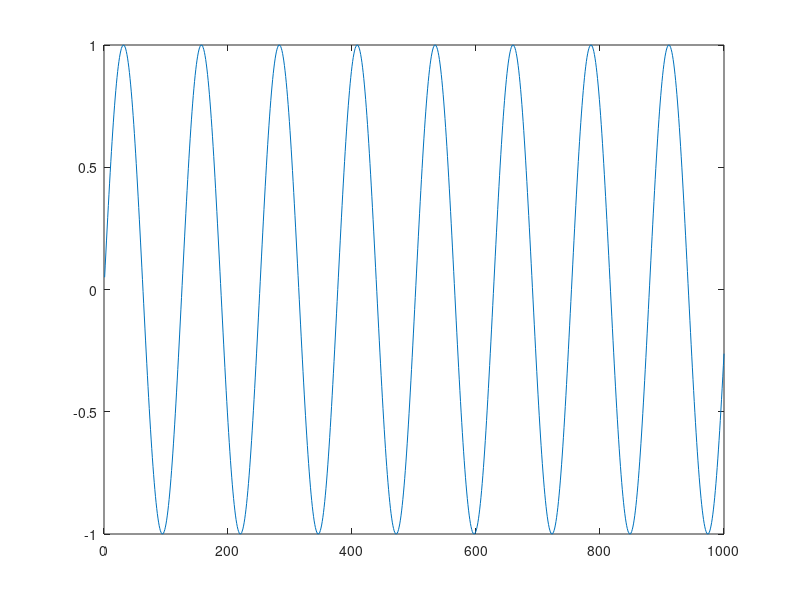
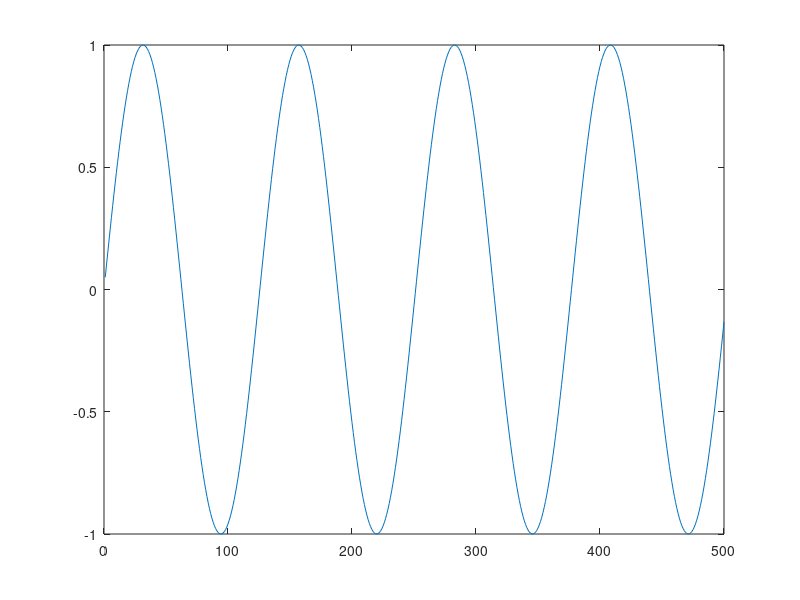
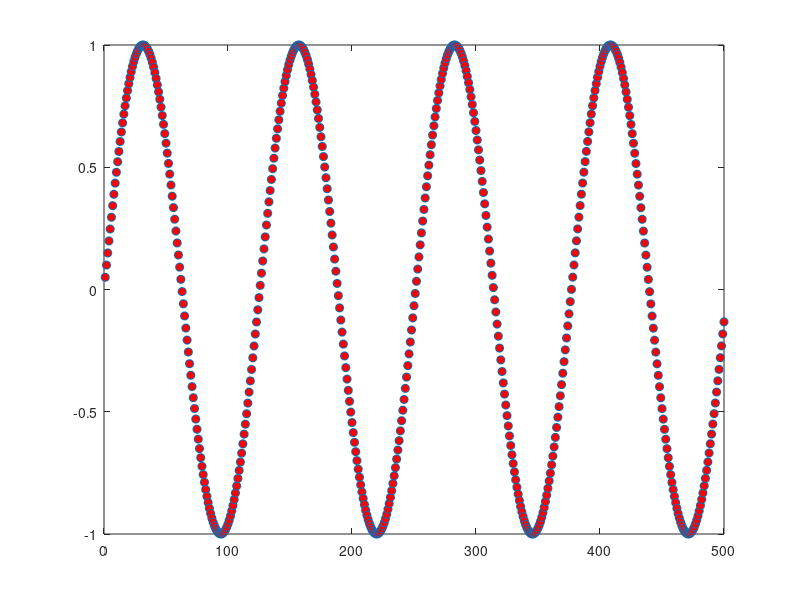
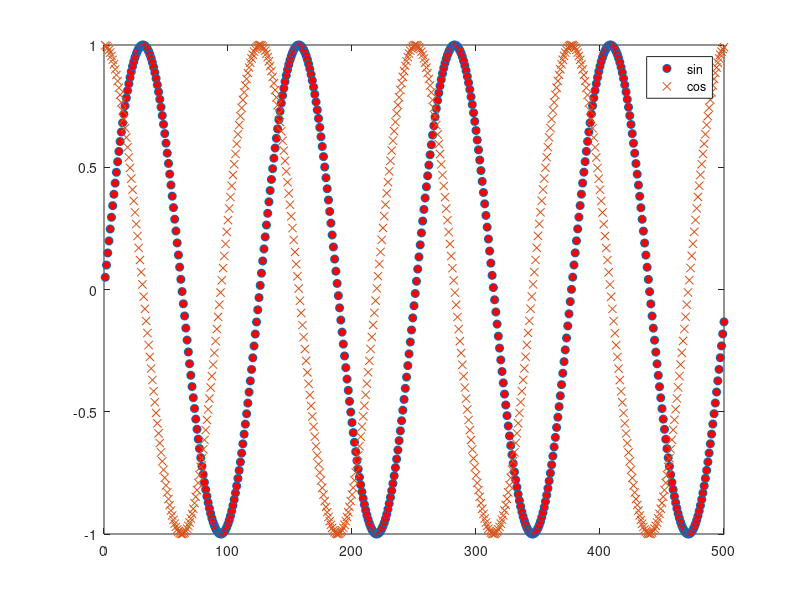

These figures' MATLAB source, in order:
time=zeros(1,1000);
steerAng=zeros(1,1000);
steerAng2=zeros(1,1000);
for i=1:1000
    time(i)=i;
    steerAng(i)=sin(i/20);
    steerAng2(i)=cos(i/20);
end

figure(1)
plot(time,steerAng)
figure(2)
plot(time(1,1:500),steerAng(1,1:500));

figure(3)
plot(time(1,1:500),steerAng(1,1:500),'o','MarkerFaceColor','red');


figure(4)
plot(time(1,1:500),steerAng(1,1:500),'o','MarkerFaceColor','red');
hold on
plot(time(1,1:500),steerAng2(1,1:500),'x','MarkerFaceColor','Yellow');
legend('sin','cos');


figure(5)
subplot(2,2,1);
plot(time(1,1:200),steerAng(1,1:200),'o','MarkerFaceColor','red');
hold on
plot(time(1,1:200),steerAng2(1,1:200),'x','MarkerFaceColor','Yellow');
legend('sin','cos');
title('Subplot 1 of 4 (2,2)')
hold off

subplot(2,2,2);
plot(time(1,1:300),steerAng(1,1:300),'o','MarkerFaceColor','red');
hold on
plot(time(1,1:300),steerAng2(1,1:300),'x','MarkerFaceColor','Yellow');
legend('sin','cos');
title('Subplot 2 of 4 (2,2)')
grid on
hold off

subplot(2,2,3);
plot(time(1,1:400),steerAng(1,1:400),'o','MarkerFaceColor','red');
hold on
plot(time(1,1:400),steerAng2(1,1:400),'x','MarkerFaceColor','Yellow');
legend('sin','cos');
title('Subplot 3 of 4 (2,2)')
grid on
xlabel('Time in Seconds');
hold off

subplot(2,2,4);
plot(time(1,1:500),steerAng(1,1:500),'o','MarkerFaceColor','red');
hold on
plot(time(1,1:500),steerAng2(1,1:500),'x','MarkerFaceColor','Yellow');
legend('sin','cos');
title('Subplot 4 of 4 (2,2)')
grid on
xlabel('Time in Seconds');
ylabel('Steering Angle in Degrees')
hold off

